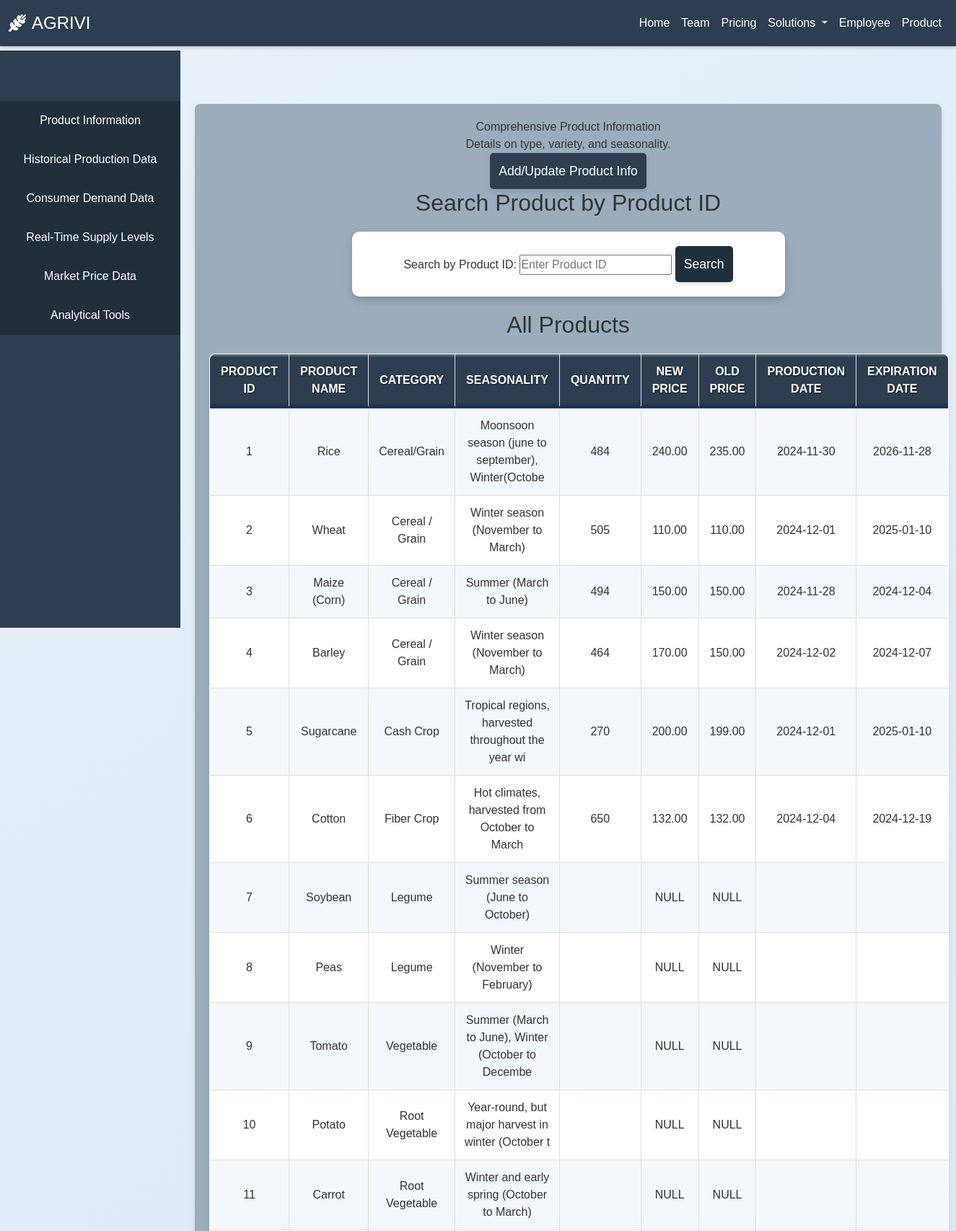
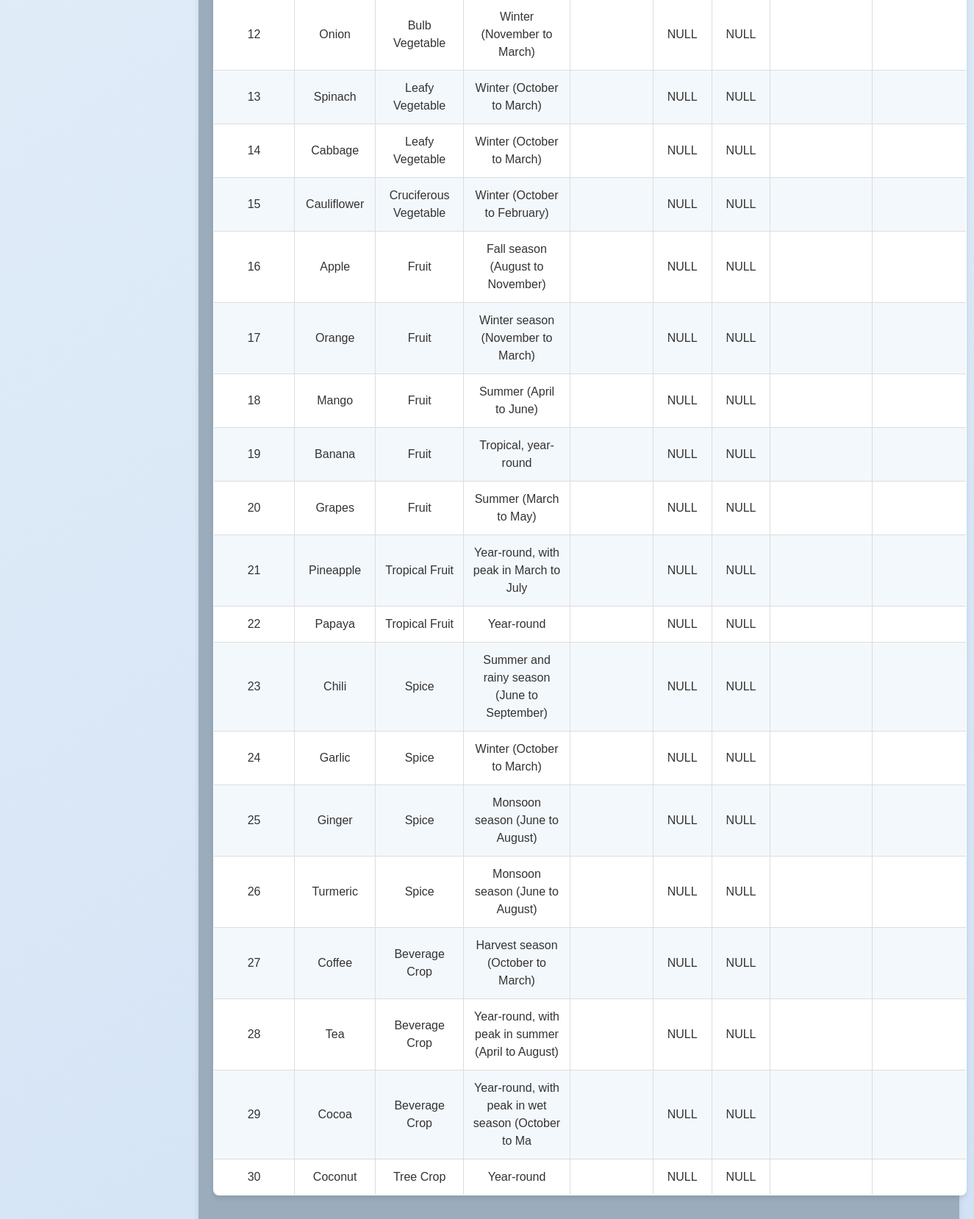
The page /admin_db/index2.php (upper part) on the database its author committed (2 pictures, top to bottom).
### tables this page shows
CREATE TABLE `product_info` (
  `id` int(11) NOT NULL,
  `product_id` int(11) NOT NULL,
  `quantity` int(11) NOT NULL,
  `new_price` decimal(10,2) DEFAULT NULL,
  `old_price` decimal(10,2) DEFAULT NULL,
  `production_cost` decimal(10,2) NOT NULL,
  `production_date` date NOT NULL,
  `expiration_date` date NOT NULL
);

CREATE TABLE `product` (
  `product_id` int(11) NOT NULL,
  `product_name` varchar(100) DEFAULT NULL,
  `category` varchar(100) DEFAULT NULL,
  `seasonality` varchar(50) DEFAULT NULL
);

### admin_db/product_table/product_info.php (the view, shortened to what this page needs)
<?php
$host = "localhost";
$username = "root";
$password = "";
$database = "agriculture_product_data";
$conn = new mysqli($host, $username, $password, $database);
$sql_all_products = "SELECT
                    pi.id,
                    p.product_id,
                    p.product_name,
                    p.category,
                    p.seasonality,
                    pi.quantity,
                    pi.new_price,
                    pi.old_price,
                    pi.production_date,
                    pi.expiration_date
                FROM
                    PRODUCT p
                LEFT JOIN
                    product_info pi ON p.product_id = pi.product_id
                ORDER BY p.product_id";
$all_products_result = $conn->query($sql_all_products);
?>
<!DOCTYPE html>
<html lang="en">
<head>
    <link rel="stylesheet" href="/admin_db/product_table/product_info_style.css">
</head>
<body>
    <a href="/admin_db/product_db/product_info.php"><button>Add/Update Product Info</button></a>
    <h2>Search Product by Product ID</h2>
    <form method="get" action="">
        <label for="search">Search by Product ID: </label>
        <input type="text" id="search" name="search" placeholder="Enter Product ID" required>
        <button type="submit">Search</button>
    </form>
    <h2>All Products</h2>
    <table>
        <tr>
            <th>Product ID</th>
            <th>Product Name</th>
            <th>Category</th>
            <th>Seasonality</th>
            <th>Quantity</th>
            <th>New Price</th>
            <th>Old Price</th>
            <th>Production Date</th>
            <th>Expiration Date</th>
        </tr>
        <?php
        if ($all_products_result->num_rows > 0) {
            while ($row = $all_products_result->fetch_assoc()) {
                echo "<tr>
                        <td>" . htmlspecialchars($row['product_id']) . "</td>
                        <td>" . htmlspecialchars($row['product_name']) . "</td>
                        <td>" . htmlspecialchars($row['category']) . "</td>
                        <td>" . htmlspecialchars($row['seasonality']) . "</td>
                        <td>" . htmlspecialchars($row['quantity']) . "</td>
                        <td>" . (is_null($row['new_price']) ? "NULL" : htmlspecialchars($row['new_price'])) . "</td>
                        <td>" . (is_null($row['old_price']) ? "NULL" : htmlspecialchars($row['old_price'])) . "</td>
                        <td>" . htmlspecialchars($row['production_date']) . "</td>
                        <td>" . htmlspecialchars($row['expiration_date']) . "</td>
                    </tr>";
            }
        } else {
            echo "<tr><td colspan='9'>No products found.</td></tr>";
        }
        ?>
    </table>
</body>
</html>

### admin_db/style.css (style rules this page uses)
* { margin: 0; padding: 0; box-sizing: border-box; font-family: 'Arial', sans-serif; }
body { background: linear-gradient(145deg, #e9f2f9, #cfe0f5); color: #333; line-height: 1.6; }
form button { background-color: #212e3b; color: #fff; border: none; cursor: pointer; font-size: 1.1em; border-radius: 5px; padding: 12px; box-shadow: 0 4px 6px rgba(0, 0, 0, 0.1); transition: background-color 0.3s, box-shadow 0.3s ease; }

### admin_db/navbar/nav.css (style rules this page uses)
.navbar { background-color: #2c3e50; box-shadow: 0 2px 5px rgba(0, 0, 0, 0.2); }
.navbar .navbar-brand { font-size: 1.5rem; color: white; }
.navbar-nav .nav-item .nav-link { color: white !important; padding: 0.75rem 1rem; font-weight: 500; }

### admin_db/product_table/product_info_style.css (style rules this page uses)
body { font-family: Arial, sans-serif; background-color: #f4f4f9; color: #333; margin: auto; padding: 0; text-align: center; }
form { background-color: #fff; padding: 20px; margin: 20px auto; max-width: 600px; border-radius: 10px; box-shadow: 0 4px 8px rgba(0, 0, 0, 0.1), 0 6px 16px rgba(0, 0, 0, 0.1); transition: box-shadow 0.3s ease; }
table { width: 90%; margin: 20px auto; border-collapse: collapse; overflow: hidden; border-radius: 8px; box-shadow: 0 4px 6px rgba(0, 0, 0, 0.1); background-color: #fff; }
table th, table td { padding: 12px; text-align: center; border: 1px solid #ddd; font-size: 1rem; }
table th { background-color: #2c3e50; color: #fff; font-weight: bold; text-transform: uppercase; padding: 12px 15px; border-bottom: 3px solid #003366; box-shadow: inset 0 -3px 0 rgba(0, 0, 0, 0.2), inset 0 3px 0 rgba(255, 255, 255, 0.2); text-shadow: 1px 1px 2px rgba(0, 0, 0, 0.5); transition: all 0.3s ease; }
table tr:nth-child(even) { background-color: #f3f8fc; }
button { background-color: #2c3e50; color: #fff; border: none; cursor: pointer; font-size: 1.1em; border-radius: 5px; padding: 12px; box-shadow: 0 4px 6px rgba(0, 0, 0, 0.1); transition: background-color 0.3s, box-shadow 0.3s ease; }
a { color: #6c63ff; text-decoration: none; font-weight: bold; transition: color 0.3s ease; }

### admin_db/product_table/product_info.php (style rules this page uses)
form { text-align: center; margin-bottom: 20px; }
table { width: 100%; border-collapse: collapse; }
table, th, td { border: 1px solid #ddd; }
th, td { padding: 8px; text-align: left; }
th { background-color: #f2f2f2; }

### rows shown on the page
product_info: product.product_id "1", product.product_name "Rice", product.category "Cereal/Grain", product.seasonality "Moonsoon season (june to september), Winter(Octobe", quantity "484", new_price "240.00", old_price "235.00", production_date "2024-11-30", expiration_date "2026-11-28"
product_info: product.product_id "2", product.product_name "Wheat", product.category "Cereal / Grain", product.seasonality "Winter season (November to March)", quantity "505", new_price "110.00", old_price "110.00", production_date "2024-12-01", expiration_date "2025-01-10"
product_info: product.product_id "3", product.product_name "Maize (Corn)", product.category "Cereal / Grain", product.seasonality "Summer (March to June)", quantity "494", new_price "150.00", old_price "150.00", production_date "2024-11-28", expiration_date "2024-12-04"
product_info: product.product_id "4", product.product_name "Barley", product.category "Cereal / Grain", product.seasonality "Winter season (November to March)", quantity "464", new_price "170.00", old_price "150.00", production_date "2024-12-02", expiration_date "2024-12-07"
product_info: product.product_id "5", product.product_name "Sugarcane", product.category "Cash Crop", product.seasonality "Tropical regions, harvested throughout the year wi", quantity "270", new_price "200.00", old_price "199.00", production_date "2024-12-01", expiration_date "2025-01-10"
product_info: product.product_id "6", product.product_name "Cotton", product.category "Fiber Crop", product.seasonality "Hot climates, harvested from October to March", quantity "650", new_price "132.00", old_price "132.00", production_date "2024-12-04", expiration_date "2024-12-19"
product: product_id "7", product_name "Soybean", category "Legume", seasonality "Summer season (June to October)", shows "NULL"
product: product_id "8", product_name "Peas", category "Legume", seasonality "Winter (November to February)", shows "NULL"
product: product_id "9", product_name "Tomato", category "Vegetable", seasonality "Summer (March to June), Winter (October to Decembe", shows "NULL"
product: product_id "10", product_name "Potato", category "Root Vegetable", seasonality "Year-round, but major harvest in winter (October t", shows "NULL"
product: product_id "11", product_name "Carrot", category "Root Vegetable", seasonality "Winter and early spring (October to March)", shows "NULL"
product: product_id "12", product_name "Onion", category "Bulb Vegetable", seasonality "Winter (November to March)", shows "NULL"
product: product_id "13", product_name "Spinach", category "Leafy Vegetable", seasonality "Winter (October to March)", shows "NULL"
product: product_id "14", product_name "Cabbage", category "Leafy Vegetable", seasonality "Winter (October to March)", shows "NULL"
product: product_id "15", product_name "Cauliflower", category "Cruciferous Vegetable", seasonality "Winter (October to February)", shows "NULL"
product: product_id "16", product_name "Apple", category "Fruit", seasonality "Fall season (August to November)", shows "NULL"
product: product_id "17", product_name "Orange", category "Fruit", seasonality "Winter season (November to March)", shows "NULL"
product: product_id "18", product_name "Mango", category "Fruit", seasonality "Summer (April to June)", shows "NULL"
product: product_id "19", product_name "Banana", category "Fruit", seasonality "Tropical, year-round", shows "NULL"
product: product_id "20", product_name "Grapes", category "Fruit", seasonality "Summer (March to May)", shows "NULL"
product: product_id "21", product_name "Pineapple", category "Tropical Fruit", seasonality "Year-round, with peak in March to July", shows "NULL"
product: product_id "22", product_name "Papaya", category "Tropical Fruit", seasonality "Year-round", shows "NULL"
product: product_id "23", product_name "Chili", category "Spice", seasonality "Summer and rainy season (June to September)", shows "NULL"
product: product_id "24", product_name "Garlic", category "Spice", seasonality "Winter (October to March)", shows "NULL"
product: product_id "25", product_name "Ginger", category "Spice", seasonality "Monsoon season (June to August)", shows "NULL"
product: product_id "26", product_name "Turmeric", category "Spice", seasonality "Monsoon season (June to August)", shows "NULL"
product: product_id "27", product_name "Coffee", category "Beverage Crop", seasonality "Harvest season (October to March)", shows "NULL"
product: product_id "28", product_name "Tea", category "Beverage Crop", seasonality "Year-round, with peak in summer (April to August)", shows "NULL"
product: product_id "29", product_name "Cocoa", category "Beverage Crop", seasonality "Year-round, with peak in wet season (October to Ma", shows "NULL"
product: product_id "30", product_name "Coconut", category "Tree Crop", seasonality "Year-round", shows "NULL"
